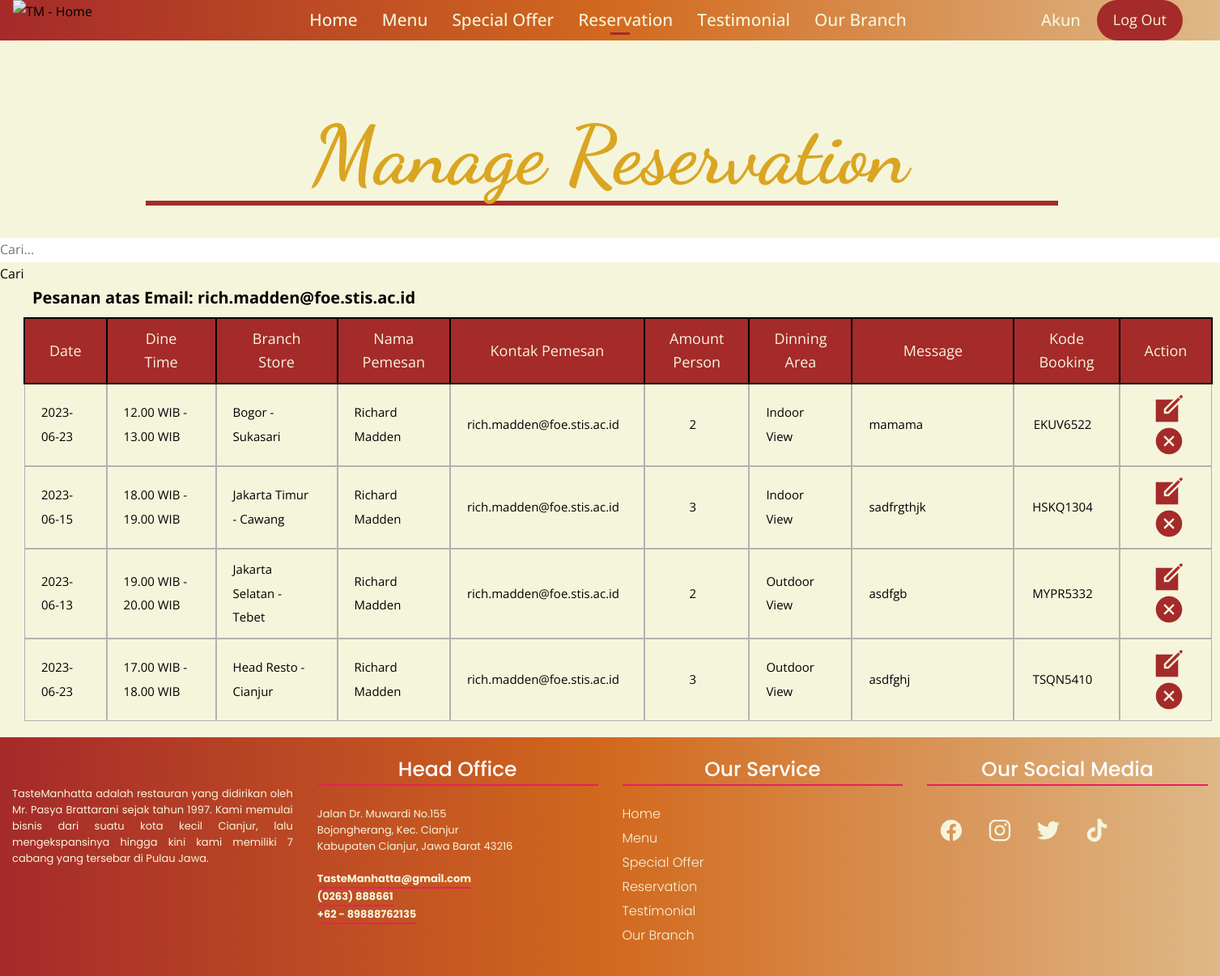
Screenshot of /Reserve_Manage.php (signed in) with the database file from the repository.
### tables this page shows
CREATE TABLE `reserve` (
  `booking_code` varchar(9) NOT NULL,
  `slot_time` varchar(50) NOT NULL,
  `branch_store` varchar(50) NOT NULL,
  `nama` varchar(100) NOT NULL,
  `email` varchar(100) NOT NULL,
  `area` varchar(100) NOT NULL,
  `message` text DEFAULT '-',
  `person` int(11) NOT NULL,
  `date_book` date NOT NULL
);

### Reserve_Manage.php (the view, shortened to what this page needs)
<!DOCTYPE html>
<html lang="id">
<head>
    <link rel="stylesheet" href="Style.css">
</head>
<body class="sajian offer">
    <header class="header" data-header>
        <div class="container">
            <a href="index.php" class="logo">
                <img src="Image/logo5.png" width="200" height="50" alt="TM - Home">
            </a>
            <nav class="navbar" data-navbar>
                <ul class="navbar-list">
                    <li class="navbar-item">
                        <a href="index.php" class="navbar-link">Home</a>
                    </li>
                    <li class="navbar-item">
                        <a href="Menu.php" class="navbar-link" id="nav2">Menu</a>
                    </li>
                    <li class="navbar-item">
                        <a href="Offer.php" class="navbar-link">Special Offer</a>
                    </li>
                    <li class="navbar-item">
                        <a href="Reserve.php" class="navbar-link active">Reservation</a>
                    </li>
                    <li class="navbar-item">
                        <a href="Testimoni.php" class="navbar-link">Testimonial</a>
                    </li>
                    <li class="navbar-item">
                        <a href="Branch.php" class="navbar-link">Our Branch</a>
                    </li>
                </ul>
                <?php
                if (!isset($_SESSION['email'])) {
                    echo '<div class="header-action">';
                    echo '  <a href="Login.php" class="login-btn">Login</a>';
                    echo '  <a href="Sign-Up.php" class="btn btn-primary">Sign Up</a>';
                    echo '</div>';
                } else {
                    echo '<div class="header-action">';
                    echo '  <a href="Akun.php" class="login-btn">Akun</a>';
                    echo '  <a href="Logout.php" class="btn btn-primary">Log Out</a>';
                    echo '</div>';
                }
                ?>
            </nav>
        </div>
    </header>
    <main>
        <br><br><br><br>
        <h2 class="text-center2" id="special">Manage Reservation</h2>
        <hr>
        <input type="text" id="searchInput" placeholder="Cari...">
        <button type="button" onclick="searchTable()">Cari</button>
        <?php
        include('config_db.php');
        try {
            $pdo = new PDO($dsn, $db_username, $db_password, $opt);
            $stmt = $pdo->prepare("SELECT tipe FROM users WHERE email = ?");
            $stmt->execute([$_SESSION['email']]);
            $user = $stmt->fetch();
        ?>
            <?php
            if ($user['tipe'] === "user") {
            ?>
                <div class="manage">
                    <p>Pesanan atas Email: <?= $_SESSION['email'] ?></p>
                </div>
            <?php
            } else {
            ?>
                <div class="manage">
                    <p>Reserve Management oleh Admin: <?= $_SESSION['email'] ?></p>
                </div>
            <?php
            }
            ?>
            <div class="outer-wrapper">
                <div class="table-wrapper">
                    <table id="emp-table" style="padding-top: 10px">
                        <thead>
                            <tr>
                                <th abbr=1 style="width: 100px;">Date</th>
                                <th abbr=2 style="width: 135px;">Dine Time</th>
                                <th abbr=3 style="width: 150px;">Branch Store</th>
                                <th abbr=4 style="width: 100px;">Nama Pemesan</th>
                                <th abbr=5 style="width: 100px;">Kontak Pemesan</th>
                                <th abbr=6 style="width: 50px;">Amount Person</th>
                                <th abbr=7 style="width: 100px;">Dinning Area</th>
                                <th abbr=8 id="kinda" style="width: 200px;">Message</th>
                                <th abbr=9 style="width: 50px;">Kode Booking</th>
                                <th abbr=10 style="width: 8px;">Action</th>
                            </tr>
                        </thead>
                        <tbody>
                            <?php
                            if ($user['tipe'] === "user") {
                                $stmt2 = $pdo->prepare("SELECT * FROM `reserve` WHERE email = ?");
                                $stmt2->bindValue(1, $_SESSION['email']);
                                $stmt2->execute();
                            } else {
                                $stmt2 = $pdo->prepare("SELECT * FROM `reserve`");
                                $stmt2->execute();
                            }
                            ?>
                            <?php
                            if ($stmt2->rowCount() < 1) {
                                for ($i = 0; $i < 5; $i++) {
                            ?>
                                    <tr>
                                        <td></td>
                                        <td></td>
                                        <td></td>
                                        <td></td>
                                        <td></td>
                                        <td style="text-align: center"></td>
                                        <td></td>
                                        <td></td>
                                        <td style="text-align: center"></td>
                                        <?php
                                        echo '<td class="act">';
                                        echo '</td>';
                                        ?>
                                    </tr>
                                <?php
                                }
                            } else {
                                ?>
                                <?php foreach ($stmt2 as $row) : ?>
                                    <tr>
                                        <td><?= $row['date_book'] ?></td>
                                        <td><?= $row['slot_time'] ?></td>
                                        <td><?= $row['branch_store'] ?></td>
                                        <td><?= $row['nama'] ?></td>
                                        <td><?= $row['email'] ?></td>
                                        <td style="text-align: center"><?= $row['person'] ?></td>
                                        <td><?= $row['area'] ?></td>
                                        <td><?= $row['message'] ?></td>
                                        <td style="text-align: center"><?= $row['booking_code'] ?></td>
                                        <?php
                                        echo '<td class="act">';
                                        echo "  <a href='Reserve_edit.php?booking_code=", $row["booking_code"], "&slot_time=", $row["slot_time"], "&branch_store=", $row["branch_store"], "&nama=", $row["nama"], "&email=", $row["email"], "&area=", $row["area"], "&message=", $row["message"], "&person=", $row["person"], "&date_book=", $row["date_book"], "'><ion-icon name='create-sharp'></ion-icon></a>";
                                        echo "  <a href='Reserve_delete.php?booking_code=", $row["booking_code"], "'><ion-icon name='close-circle-sharp'></ion-icon></a>";
                                        echo '</td>';
                                        ?>
                                    </tr>
                                <?php endforeach; ?>
                            <?php
                            }
                            ?>
                        </tbody>
                    </table>
                </div>
            </div>
        <?php
        } catch (PDOException $e) {
            die($e->getMessage());
        }
        ?>
    </main>
    <?php include('footer.php'); ?>
</body>
</html>

### footer.php (shortened to what this page needs)
<footer>
        <section class="bottom">
            <div class="row-fot">
                <div class="col-fot">
                    <p>
                        TasteManhatta adalah restauran yang didirikan oleh Mr. Pasya Brattarani sejak tahun 1997.
                        Kami memulai bisnis dari suatu kota kecil Cianjur, lalu mengekspansinya hingga kini kami
                        memiliki 7 cabang yang tersebar di Pulau Jawa.
                    </p>
                </div>
                <div class="col-fot">
                    <h3>Head Office</h3>
                    <p>Jalan Dr. Muwardi No.155</p>
                    <p>Bojongherang, Kec. Cianjur</p>
                    <p>Kabupaten Cianjur, Jawa Barat 43216</p>
                    <div class="contact">
                        <p class="mail-id">TasteManhatta@gmail.com</p>
                        <p>(0263) 888661</p>
                        <p>+62 - 89888762135</p>
                    </div>
                </div>
                <div class="col-fot">
                    <h3>Our Service</h3>
                    <ul>
                        <li><a href="index.php">Home</a></li>
                        <li><a href="Menu.php">Menu</a></li>
                        <li><a href="Offer.php">Special Offer</a></li>
                        <li><a href="Reserve.php">Reservation</a></li>
                        <li><a href="Testimoni.php">Testimonial</a></li>
                        <li><a href="Branch.php">Our Branch</a></li>
                    </ul>
                </div>
                <div class="col-fot">
                    <h3>Our Social Media</h3>
                    <div class="sosmed-con">
                        <ion-icon name="logo-facebook"></ion-icon>
                        <ion-icon name="logo-instagram"></ion-icon>
                        <ion-icon name="logo-twitter"></ion-icon>
                        <ion-icon name="logo-tiktok"></ion-icon>
                    </div>
                </div>
            </div>
        </section>
</footer>

### rows the page displays
reserve: date_book "2023-06-23", slot_time "12.00 WIB - 13.00 WIB", branch_store "Bogor - Sukasari", nama "Richard Madden", email "rich.madden@foe.stis.ac.id", person "2", area "Indoor View", message "mamama", booking_code "EKUV6522"
reserve: date_book "2023-06-15", slot_time "18.00 WIB - 19.00 WIB", branch_store "Jakarta Timur - Cawang", nama "Richard Madden", email "rich.madden@foe.stis.ac.id", person "3", area "Indoor View", message "sadfrgthjk", booking_code "HSKQ1304"
reserve: date_book "2023-06-13", slot_time "19.00 WIB - 20.00 WIB", branch_store "Jakarta Selatan - Tebet", nama "Richard Madden", email "rich.madden@foe.stis.ac.id", person "2", area "Outdoor View", message "asdfgb", booking_code "MYPR5332"
reserve: date_book "2023-06-23", slot_time "17.00 WIB - 18.00 WIB", branch_store "Head Resto - Cianjur", nama "Richard Madden", email "rich.madden@foe.stis.ac.id", person "3", area "Outdoor View", message "asdfghj", booking_code "TSQN5410"

### other values shown
$_SESSION['email'] "rich.madden@foe.stis.ac.id"
